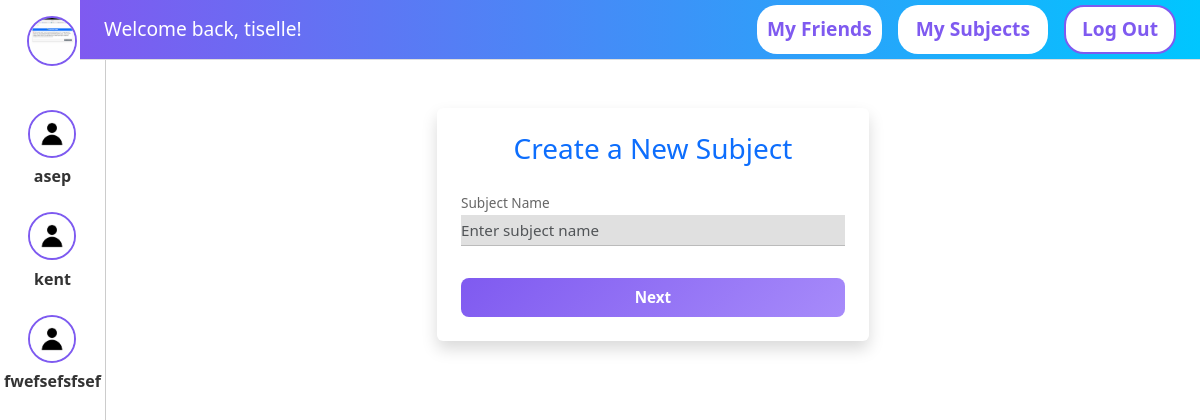
Page /create_subject (signed in) on the committed database.
### app/models.py (models this page shows, shortened)
class User(UserMixin, db.Model):
    __tablename__ = 'users'
    id = db.Column(db.Integer, primary_key=True)
    username = db.Column(db.String(30), unique=True, nullable=False)
    password = db.Column(db.String(128), nullable=False)
    email = db.Column(db.String(120), unique=True, nullable=False)
    created_at = db.Column(db.DateTime, default=db.func.current_timestamp())
    first_name = db.Column(db.String(50), nullable=False)
    last_name = db.Column(db.String(50), nullable=False)
    profile_picture = db.Column(db.String(255), nullable=True)
    friends = db.relationship(
      'User',
      secondary='friendships',
      primaryjoin=(Friendship.user_id   == id),
      secondaryjoin=(Friendship.friend_id == id),
      backref='friended_by'
    )
    api_responses = db.relationship('ApiResponse', back_populates='user', lazy='dynamic')

### app/routes.py (the view, shortened to what this page needs)
@main_bp.route('/create_subject', methods=['GET','POST'])
@login_required
def create_subject():
    return render_template('createSubject.html')

### app/__init__.py (called while the page is built)
def create_app(config_class=Config):
    app = Flask(__name__)
    app.config.from_object(config_class)
    from app.routes import main_bp
    app.register_blueprint(main_bp)
    app.config['UPLOAD_FOLDER'] = config_class.UPLOAD_FOLDER
    app.config['ALLOWED_EXTENSIONS'] = config_class.ALLOWED_EXTENSIONS
    db.init_app(app)
    migrate = Migrate(app, db)
    login_manager = LoginManager(app)
    login_manager.login_view = 'main.login'
    @login_manager.user_loader
    def load_user(user_id):
        return User.query.get(int(user_id))
    with app.app_context():
        from . import routes
    return app

### app/templates/createSubject.html (shortened to what this page needs)
{% extends "homebase.html" %}
{% block body %}
<div class="container py-5">
  <div class="row justify-content-center">
    <div class="col-md-6 col-lg-5">
      <form
        method="POST"
        action="{{ url_for('main.create_subject') }}"
        class="p-4 shadow rounded bg-white"
      >
        <h3 class="text-center text-primary mb-4">Create a New Subject</h3>
        <div class="mb-3">
          <label for="name" class="form-label">Subject Name</label>
          <input
            type="text"
            id="name"
            name="name"
            class="form-control"
            placeholder="Enter subject name"
            required
          >
        </div>
        <div class="d-grid">
          <button type="submit" class="btn btn-primary btn-lg">
            Next
          </button>
        </div>
      </form>
    </div>
  </div>
</div>
{% endblock %}

### app/templates/homebase.html (shortened to what this page needs)
<!DOCTYPE html>
<html lang="en">
<head>
  <link href="https://cdn.jsdelivr.net/npm/bootstrap@5.3.0/dist/css/bootstrap.min.css" rel="stylesheet">
  <link rel="stylesheet" href="{{ url_for('static', filename='dashboard.css') }}">
  <link rel="stylesheet" href="{{ url_for('static', filename='friends.css') }}">
  <link rel="stylesheet" href="{{ url_for('static', filename='subjects.css') }}">
  <link rel="stylesheet" href="{{ url_for('static', filename='profile-page.css') }}">
</head>
<body>
  <div class="sidebar">
    <div class="profile-pic-wrapper">
      {% set profile_pic = current_user.profile_picture if current_user.profile_picture else 'default.jpg' %}
      <img
        src="{{ url_for('static', filename=profile_pic) }}"
        class="profile-pic"
        alt="Profile Picture"
        onclick="window.location.href='{{ url_for('main.profile_page') }}'"
        title="My Profile"
      />
    </div>
    {% for friend in current_user.friends %}
      <div class="friend-entry">
        <img
          src="{{ url_for('static', filename=friend.profile_picture or 'default.jpg') }}"
          class="profile-pic"
          alt="{{ friend.username }}"
          title="{{ friend.username }}"
        />
        <span class="friend-username">{{ friend.username }}</span>
      </div>
    {% else %}
      <p class="no-friends">You have no friends yet.</p>
    {% endfor %}
  </div>
  <div class="main-content">
    <div class="top-nav">
      <div>Welcome back, {{ current_user.username }}!</div>
      <div class="top-buttons">
        <a href="{{ url_for('main.friends') }}" class="friends-btn">My Friends</a>
        <a href="{{ url_for('main.subjects') }}" class="create-btn">My Subjects</a>
        <a href="{{ url_for('main.logout') }}" class="logout-btn">Log Out</a>
      </div>
    </div>
    {% block body %}{% endblock %}
  </div>
</body>
</html>

### app/static/dashboard.css (style rules this page uses)
* { box-sizing: border-box; margin: 0; padding: 0; font-family: 'Segoe UI', sans-serif; }
html, body { margin: 0; padding: 0; width: 100%; height: 100%; }
.sidebar { width: 80px; background-color: #fff; border-right: 1px solid #ddd; display: flex; flex-direction: column; align-items: center; padding-top: 1rem; flex: 0 0 80px; background: #fff; }
.profile-pic { width: 50px; height: 50px; object-fit: cover; border-radius: 50%; border: 2px solid #7f5af0; margin-bottom: 1rem; display: block; }
.main-content { flex: 1 1 auto; min-width: 0; background: #fff; overflow-y: auto; }
.top-nav { height: 60px; background: linear-gradient(90deg, #7f5af0, #00c6ff); color: white; display: flex; justify-content: space-between; align-items: center; padding: 0 2rem; font-size: 1.2rem; }
.top-buttons { display: flex; align-items: center; gap: 1rem; }
.create-btn, .logout-btn, .friends-btn { text-decoration: none; padding: 8px 16px; border-radius: 20px; font-weight: bold; border: 2px solid transparent; cursor: pointer; transition: all 0.2s ease-in-out; }
.create-btn { background-color: #fff; color: #7f5af0; }
.logout-btn { background-color: #fff; color: #7f5af0; border-color: #7f5af0; text-decoration: none; }

### app/static/friends.css (style rules this page uses)
* { box-sizing: border-box; font-family: 'Segoe UI', sans-serif; margin: 0; padding: 0; }
body { display: flex; height: 100vh; background-color: #f4f6f9; }
.sidebar { width: 120px; background-color: #fff; border-right: 1px solid #ccc; display: flex; flex-direction: column; align-items: center; padding-top: 1rem; flex: 0 0 80px; position: relative; z-index: 10; background: #fff; }
.profile-pic { width: 50px; height: 50px; background-color: #cce5ff; border-radius: 50%; margin-bottom: 2rem; }
.main-content { flex: 1; display: flex; flex-direction: column; }
.friends-btn { padding: 8px 8px; background-color: #ffffff; color: #7f5af0; border-radius: 20px; font-weight: bold; cursor: pointer; text-decoration: none; }
.friend-entry { display: flex; flex-direction: column; align-items: center; margin: 0.5rem 0; cursor: pointer; width: 100%; padding: 0.25rem; border-radius: 0.5rem; transition: background .2s; }
.friend-entry .profile-pic { width: 3rem; height: 3rem; border-radius: 50%; object-fit: cover; margin: 0; }
.friend-username { margin-top: 0.4rem; font-weight: 600; color: #333; text-align: center; }

### app/static/profile-page.css (style rules this page uses)
* { margin: 0; padding: 0; box-sizing: border-box; }
body { background-color: #e0e0e0; color: #555; font-family: 'Segoe UI', sans-serif; height: 100vh; overflow: hidden; }
.top-nav { position: fixed; top: 0; left: 80px; right: 0; height: 60px; background-color: #fff; border-bottom: 1px solid #ddd; z-index: 999; padding: 0 1.5rem; display: flex; align-items: center; justify-content: space-between; }
.main-content { margin-top: 60px; overflow-y: auto; height: calc(100vh - 60px); background-color: white; }
.form-label { font-weight: 500; font-size: 0.85rem; color: #666; width: 100%; max-width: 400px; text-align: left; margin-bottom: 0.1rem; }
.form-control { background-color: #e0e0e0; border: none; border-bottom: 1px solid #bbb; border-radius: 0; padding: 0.25rem 0; font-size: 0.95rem; color: #333; width: 100%; max-width: 400px; margin-bottom: 0.7rem; text-align: left; }
button.btn-primary { background: linear-gradient(135deg, #7f5af0, #a78bfa); border: none; padding: 0.5rem 1.25rem; font-size: 0.95rem; font-weight: 600; color: #fff; border-radius: 8px; transition: 0.2s ease-in-out; margin-top: 1rem; }

### rows in the picture
User: profile_picture (picture), username "tiselle"
User: username "asep"
User: username "kent"
User: username "fwefsefsfsef"
